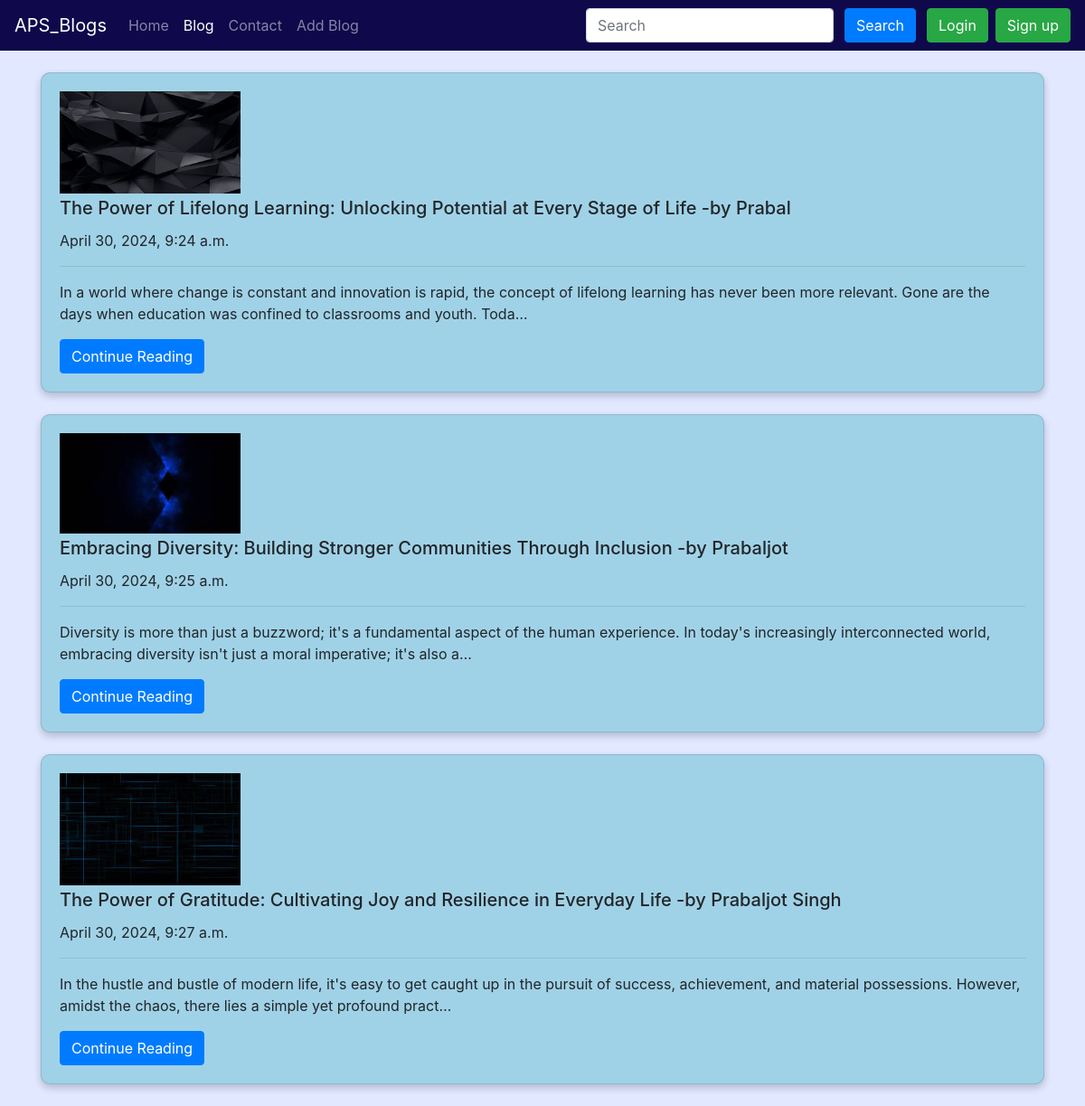
The page /blog/ on the database as committed earlier.
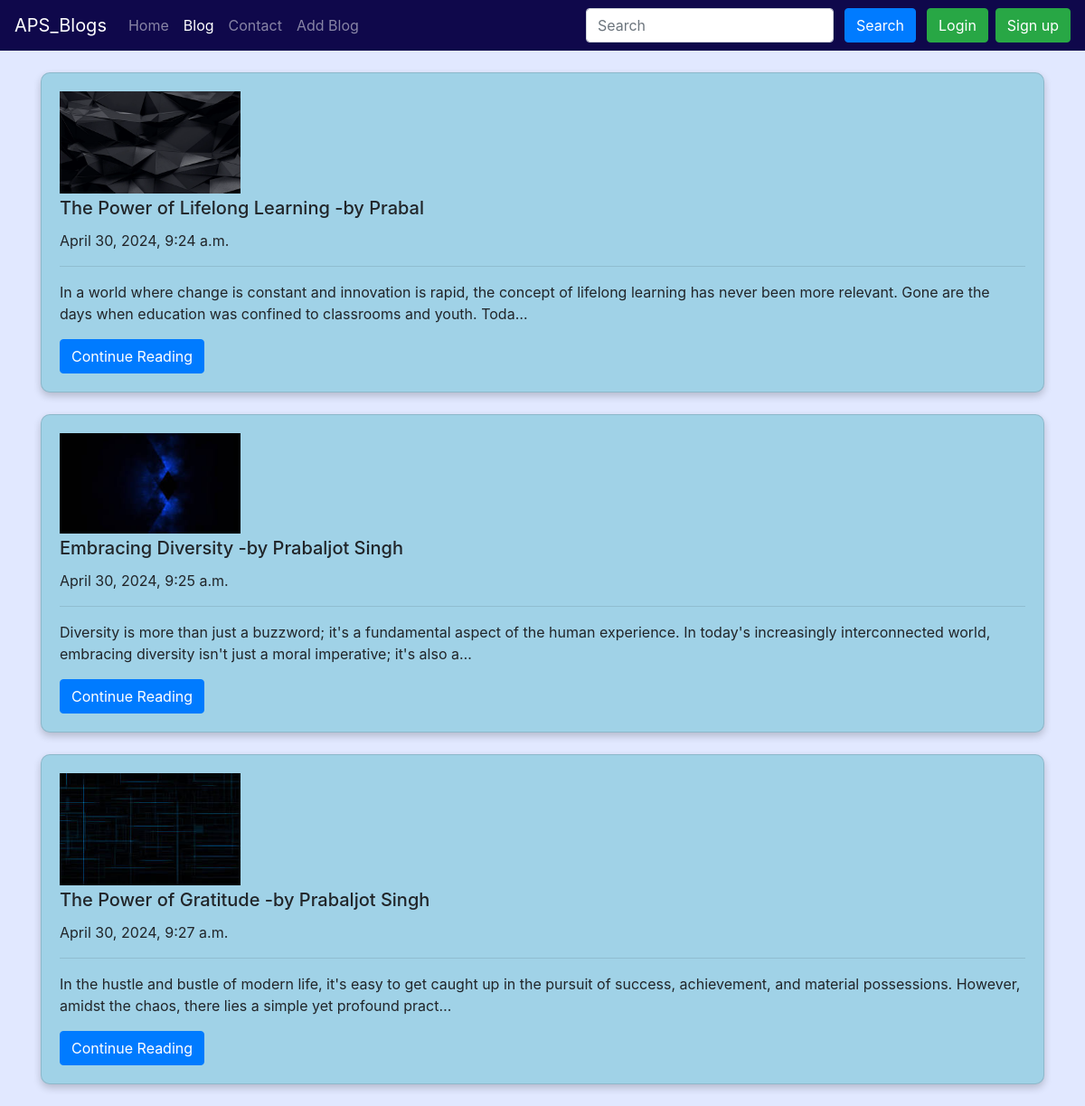
The same page on the database as committed later.
### Blog/models.py (models this page shows, shortened)
class Post(models.Model):
    sno = models.AutoField(primary_key=True)
    title = models.CharField(max_length=100)
    text = models.TextField()
    author = models.CharField(max_length=30)
    slug = AutoSlugField(populate_from='title')
    timeStamp = models.DateTimeField(default=datetime.now, blank=True)
    thumbnail = models.ImageField(upload_to='blog/thumbnail', default="blog/thumbnail/wallpaper.jpg")

### Blog/views.py (the view)
# urls.py: path('',views.blogHome,name="blogHome"),
def blogHome(request):
    allPosts = Post.objects.all()
    context = {
        'allPosts': allPosts
    }
    return render(request, 'blog/home.html', context=context)

### templates/blog/home.html (shortened to what this page needs)
{% extends 'base.html' %}
{% block activeBlog %}active{% endblock activeBlog %}
{% block body %}
<div class="container my-4">
    {% for post in allPosts  %}
    <div class="card my-4">
        <div class="card-body">
            <img width="200vw" src="media/{{post.thumbnail}}" class="img-fluid mb-1">
            <h5 class="card-title">{{post.title}}     -by {{post.author}}</h5>
            <p class="card-text">{{ post.timeStamp }}</p>
            <hr class="solid">
            <p class="card-text">{{post.text | truncatechars:200}}</p>
            <a href="/blog/{{post.slug}}" class="btn btn-primary">Continue Reading</a>
        </div>
    </div>
    {% endfor %}
</div>
{% endblock body %}

### templates/base.html (shortened to what this page needs)
<!doctype html>
<html lang="en">
<head>
    <link rel="stylesheet" href="https://stackpath.bootstrapcdn.com/bootstrap/4.3.1/css/bootstrap.min.css">
</head>
<body>
    <nav class="navbar navbar-expand-lg navbar-dark" style="background: #0F084B;">
        <a class="navbar-brand" href="/">APS_Blogs</a>
        <div class="collapse navbar-collapse" id="navbarSupportedContent">
            <ul class="navbar-nav mr-auto">
                <li class="nav-item {% block activeHome %}{% endblock activeHome %}">
                    <a class="nav-link" href="/">Home <span class="sr-only">(current)</span></a>
                </li>
                <li class="nav-item {% block activeBlog %}{% endblock activeBlog %}">
                    <a class="nav-link" href="/blog">Blog</a>
                </li>
                <li class="nav-item {% block activeContact %}{% endblock activeContact %}">
                    <a class="nav-link" href="/contact">Contact</a>
                </li>
                <li class="nav-item ">
                    <a class="nav-link" href="/add_blog">Add Blog</a>
                </li>
            </ul>
            <form method="get" action="/search" class="form-inline my-2 my-lg-0">
                <input name="query" id="query" class="form-control mr-sm-2" type="search" placeholder="Search"
                    aria-label="Search">
                <button class="btn btn-primary my-2 mx-1 my-sm-0" type="submit">Search</button>
                {% if user.is_authenticated %}
                <div class="btn-group">
                    <button type="button" class="btn btn-primary dropdown-toggle mx-2" data-toggle="dropdown" aria-haspopup="true" aria-expanded="false">
                      Welcome {{user.username}}
                    </button>
                    <div class="dropdown-menu">
                      <a class="dropdown-item" href="/logout/">Logout</a>
                    </div>
                  </div>
                {% else %}
                <button type="button" class="btn btn-success mx-2" data-toggle="modal" data-target="#signinModal">
                    Login
                </button>
                <button type="button" class="btn btn-success" data-toggle="modal" data-target="#signupModal">
                    Sign up
                </button>
                {% endif %}
            </form>
        </div>
    </nav>
    {% block body %}{% endblock body %}
</body>
</html>

### templates/blog/home.html (style rules this page uses)
body { background: #e1e8ff; }
.card { box-shadow: 0 4px 8px 0 rgba(0, 0, 0, 0.2); border-radius: 10px; background: #A0D2E7; }

Rows that differ between the two databases and show on the page:
changed Post "Prabal": title "The Power of Lifelong Learning: Unlocking Potential at Every Stage of Life" → "The Power of Lifelong Learning"
changed Post: title "Embracing Diversity: Building Stronger Communities Through Inclusion" → "Embracing Diversity"; author "Prabaljot" → "Prabaljot Singh"
changed Post: title "The Power of Gratitude: Cultivating Joy and Resilience in Everyday Life" → "The Power of Gratitude"
